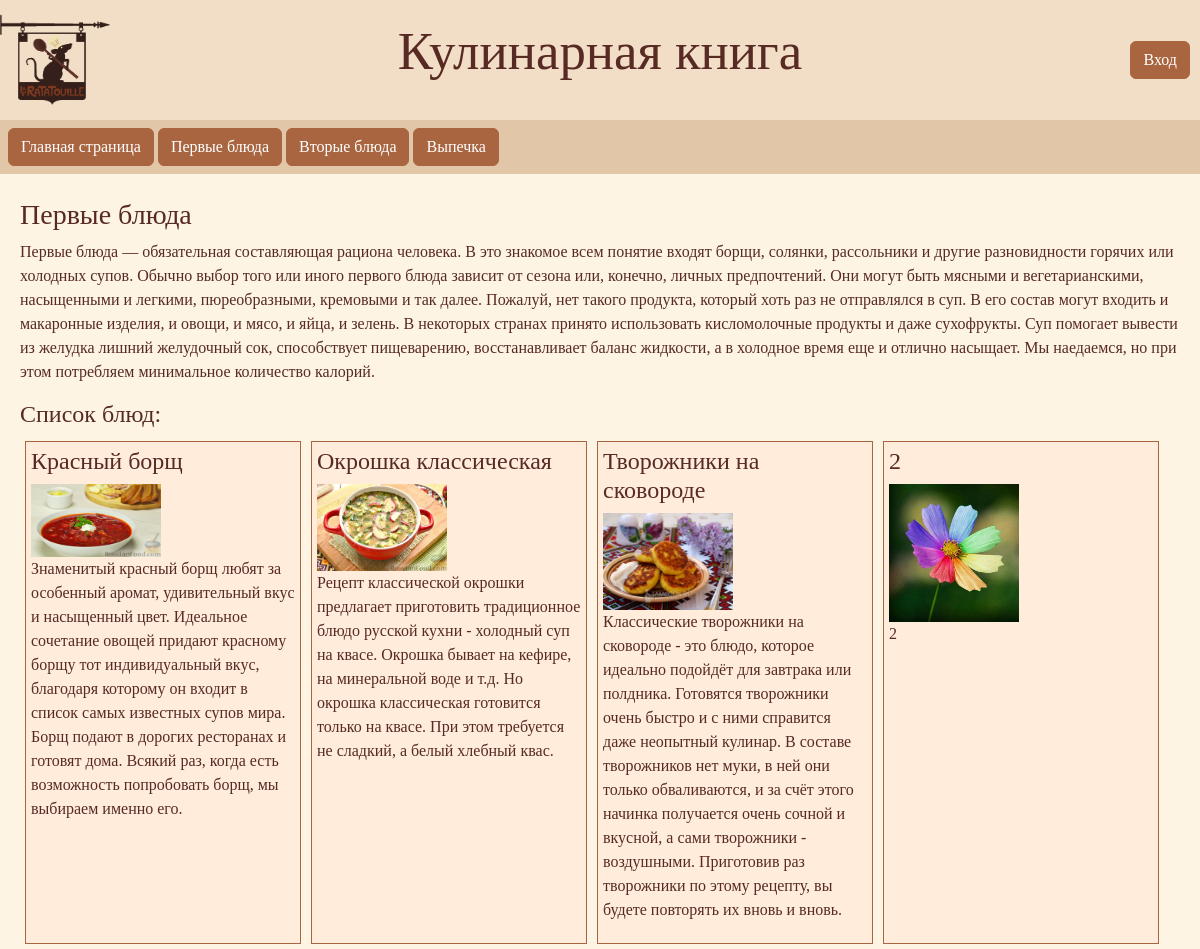
Screenshot of /first_meal with the database file from the repository.
### culinary_guide/models.py (models this page shows)
class Dishes(models.Model):
    title = models.CharField(max_length=200)
    description = models.TextField()
    products = models.TextField()
    recipe = models.TextField()
    image = models.CharField(max_length=200, default='')
    category = models.ForeignKey(Categories, on_delete=models.CASCADE)
    user = models.ForeignKey(User, on_delete=models.CASCADE)

### culinary_guide/views.py (the view)
# urls.py: path('first_meal', views.first_meal, name='first_meal'),
def first_meal(request):
    dishes = Dishes.objects.filter(category=1)
    return render(request, 'first_meal.html', {'dishes': dishes})

### culinary_guide/templates/first_meal.html (shortened to what this page needs)
{% extends "base.html" %}
{% load static %}
{% block content %}
    <div>
        <h3>
            Первые блюда
        </h3>
        <p>
            Первые блюда — обязательная составляющая рациона человека. В это знакомое всем понятие входят борщи,
            солянки, рассольники и другие разновидности горячих или холодных супов. Обычно выбор того или иного
            первого блюда зависит от сезона или, конечно, личных предпочтений. Они могут быть мясными и
            вегетарианскими, насыщенными и легкими, пюреобразными, кремовыми и так далее. Пожалуй, нет такого
            продукта, который хоть раз не отправлялся в суп. В его состав могут входить и макаронные изделия,
            и овощи, и мясо, и яйца, и зелень. В некоторых странах принято использовать кисломолочные продукты
            и даже сухофрукты. Суп помогает вывести из желудка лишний желудочный сок, способствует пищеварению,
            восстанавливает баланс жидкости, а в холодное время еще и отлично насыщает. Мы наедаемся, но при этом
            потребляем минимальное количество калорий.
        </p>
    </div>
    <div>
        <div>
            <h4>Список блюд:</h4>
        </div>
        <div class="d-flex flex-wrap">
            {% for dish in dishes %}
                <div class="dish">
                    <a href="/dish_info/{{dish.id}}" class="text-decoration-none text-reset">
                        <div>
                            <h4>
                                {{dish.title}}
                            </h4>
                            <img class="image" src={% static dish.image %}>
                            <p>
                                {{dish.description}}
                            </p>
                        </div>
                    </a>
                </div>
            {% endfor %}
        </div>
    </div>
{% endblock %}

### culinary_guide/static/css/style.css (style rules this page uses)
.dish { width: 23vw; margin: 5px; padding: 5px; background-color: #FFECDA; border: 1px double #A86540; text-decoration: none; }
.image { width: 130px; }

### rows the page displays
Dishes: title "Красный борщ", image (picture), description "Знаменитый красный борщ любят за особенный аромат, удивительный вкус и насыщенный цвет. Идеальное сочетание овощей придают красному борщу тот индивидуальный вкус, благодаря которому он входит в список самых известных супов мира. Борщ подают в дорогих ресторанах и готовят дома. Всякий раз, когда есть возможность попробовать борщ, мы выбираем именно его."
Dishes: title "Окрошка классическая", image (picture), description "Рецепт классической окрошки предлагает приготовить традиционное блюдо русской кухни - холодный суп на квасе. Окрошка бывает на кефире, на минеральной воде и т.д. Но окрошка классическая готовится только на квасе. При этом требуется не сладкий, а белый хлебный квас."
Dishes: title "Творожники на сковороде", image (picture), description "Классические творожники на сковороде - это блюдо, которое идеально подойдёт для завтрака или полдника. Готовятся творожники очень быстро и с ними справится даже неопытный кулинар. В составе творожников нет муки, в ней они только обваливаются, и за счёт этого начинка получается очень сочной и вкусной, а сами творожники - воздушными. Приготовив раз творожники по этому рецепту, вы будете повторять их вновь и вновь."
Dishes: title "2", image (picture), description "2"
